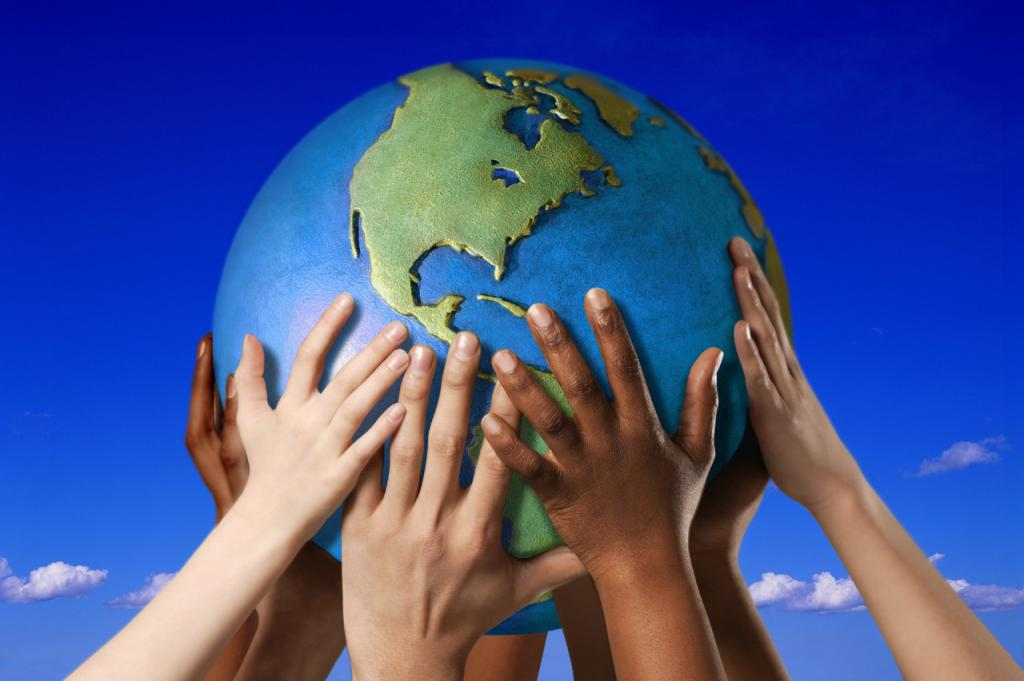
#> input picture America_python/TestCode/images/1.jpg, 1024 x 681 px
$ python RGB_test.py
#> lines starting #> are read from the running program, lines starting #| are printed output that depends on the picture; after the words box and inside, x2 and y2 are one past the last pixel; in counts of white or black regions, pixels touching at a corner belong together
#!/usr/bin/env python
# -*- coding: utf-8 -*-
# @Time : 2019/7/29 14:31
# @Author : chenxin
# @Site :
# @File : RGB_test.py
# @Software: PyCharm
import cv2
import numpy as np
from matplotlib import pyplot as plt

################################################################################

print('Pixel Values Access')

#imgFile = (r'C:\Users\cx\makeups\www\static\upload\o6zAJsw4mss6ZGUTYVN2VggCqwuQ.k6vlfHgeZey3bd355ac97779b6651286b218b2b88408.jpg')
imgFile='images/1.jpg'
# 加载原始图像
img = cv2.imread(imgFile)
#> img is the input picture: shape (681, 1024, 3); mean B, G, R 145.4, 81.5, 66.2

# 在（行、列）坐标处访问像素
px = img[150, 200]
#> px = [172, 27, 1]
print('Pixel Value at (150,200):', px)
#| Pixel Value at (150,200): [172  27   1]

# 从蓝色通道访问像素
blue = img[150, 200, 0]
#> blue = 172
# 从绿色通道访问像素
green = img[150, 200, 1]
#> green = 27
# 从红色通道访问像素
red = img[150, 200, 2]
#> red = 1
print('Pixel Value from B,G,R channels at (150,200): ', blue, green, red)
#| Pixel Value from B,G,R channels at (150,200):  172 27 1
################################################################################

print('Pixel Values Modification')

img[150, 200] = [0, 0, 0]
#> img: shape (681, 1024, 3); under 0.01% of pixels changed, all inside (x1, y1, x2, y2) = (200, 150, 201, 151)
print('Modified Pixel Value at (150,200):', px)
#| Modified Pixel Value at (150,200): [0 0 0]
################################################################################
# 更好的方法：使用numpy

# access a pixel from blue channel
blue = img.item(100, 200, 0)
#> blue = 166
# access a pixel from green channel
green = img.item(100, 200, 1)
#> green = 22
# access a pixel from red channel
red = img.item(100, 200, 2)
#> red = 4
print('Pixel Value using Numpy from B,G,R channels at (100,200): ', blue, green, red
      )
#| Pixel Value using Numpy from B,G,R channels at (100,200):  166 22 4
# 警告：我们只能更改灰色或单通道图像中的像素

# 修改绿色值：（行、列、通道）
img.itemset((100, 200, 1), 255)
#> img: shape (681, 1024, 3); mean B, G, R 145.4, 81.5, 66.2
# 读取绿色值
green = img.item(100, 200, 1)
#> green = 255
print('Modified Green Channel Value Using Numpy at (100,200):', green)
#| Modified Green Channel Value Using Numpy at (100,200): 255
################################################################################

print('Skin Model')

rows, cols, channels = img.shape
#> rows = 681; cols = 1024; channels = 3

# 准备空图像空间
imgSkin = np.zeros(img.shape, np.uint8)
# 复制原始图像
imgSkin = img.copy()

for r in range(rows):
    for c in range(cols):

        # 获取像素值
        B = img.item(r, c, 0)
        G = img.item(r, c, 1)
        R = img.item(r, c, 2)

        # 非皮肤面积，如果皮肤等于0，则为皮肤面积
        skin = 0

        if (abs(R - G) > 15) and (R > G) and (R > B):
            if (R > 95) and (G > 40) and (B > 20) and (
                    max(R, G, B) - min(R, G, B) > 15):
                skin = 1
                # print 'Condition 1 satisfied!'
            elif (R > 220) and (G > 210) and (B > 170):
                skin = 1
                # print 'Condition 2 satisfied!'

        if 0 == skin:
            imgSkin.itemset((r, c, 0), 0)
            imgSkin.itemset((r, c, 1), 0)
            imgSkin.itemset((r, c, 2), 0)
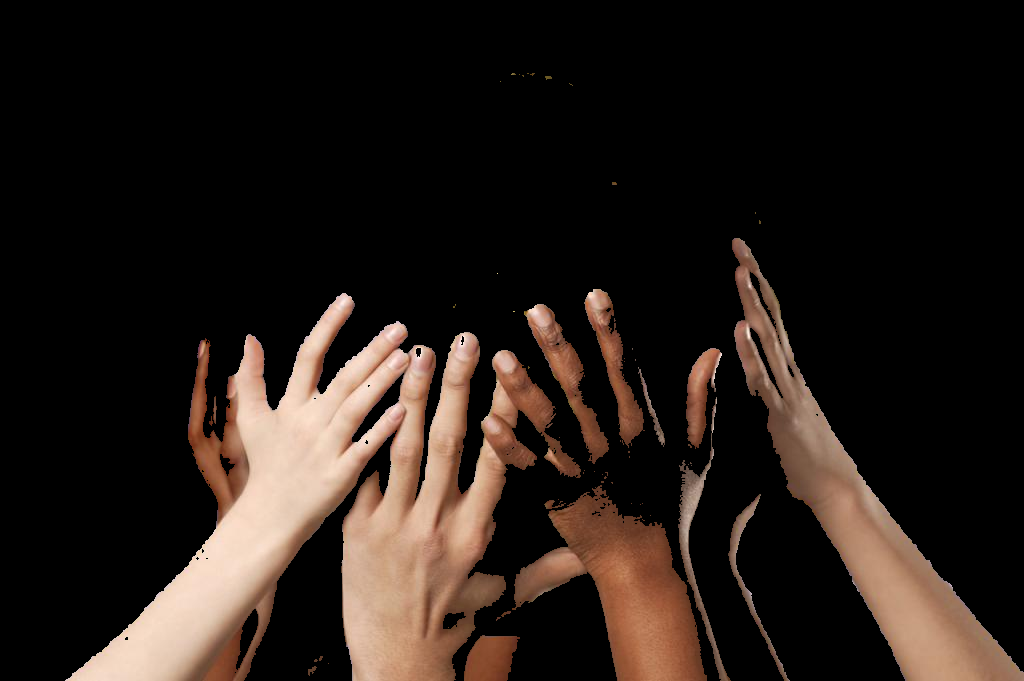
#> imgSkin: shape (681, 1024, 3); mean B, G, R 24.2, 29.5, 38.8
            # 打印“检测到皮肤！”

# 由于cv2和matplotlib的显示差异，转换图像的颜色空间
img = cv2.cvtColor(img, cv2.COLOR_BGR2RGB)
imgSkin = cv2.cvtColor(imgSkin, cv2.COLOR_BGR2RGB)

# 显示原始图像和皮肤图像
plt.subplot(1, 2, 1), plt.imshow(img), plt.title('Original Image'), plt.xticks(
    []), plt.yticks([])
plt.subplot(1, 2, 2), plt.imshow(imgSkin), plt.title('Skin Image'), plt.xticks(
    []), plt.yticks([])
plt.show()
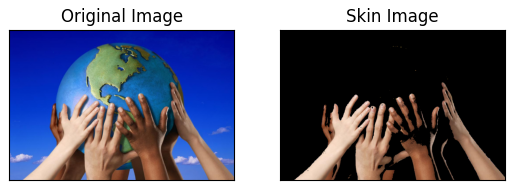
#> figure drawn by matplotlib, 2 panels
################################################################################

print('Waiting for Key Operation')

k = cv2.waitKey(0)
#> (key Esc is pressed here)

# 等待Esc键退出
if 27 == k:
    cv2.destroyAllWindows()

print('Goodbye!')

$ run again, with America_python/TestCode/images/3.jpg copied over America_python/TestCode/images/1.jpg
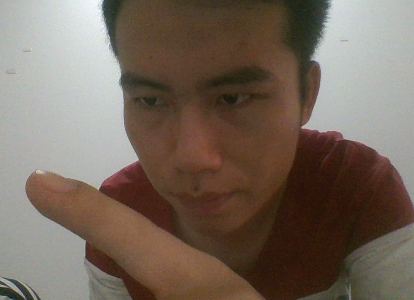
#> input picture America_python/TestCode/images/3.jpg, 414 x 300 px
#> img is the input picture: shape (300, 414, 3); mean B, G, R 92, 103.8, 118.1
#> px = [62, 80, 127]
#| Pixel Value at (150,200): [ 62  80 127]
#> `blue = img[150, 200, 0]`: blue = 62
#> `green = img[150, 200, 1]`: green = 80
#> `red = img[150, 200, 2]`: red = 127
#| Pixel Value from B,G,R channels at (150,200):  62 80 127
#| Modified Pixel Value at (150,200): [0 0 0]
#> `blue = img.item(100, 200, 0)`: blue = 43
#> `green = img.item(100, 200, 1)`: green = 56
#> `red = img.item(100, 200, 2)`: red = 78
#| Pixel Value using Numpy from B,G,R channels at (100,200):  43 56 78
#> `green = img.item(100, 200, 1)`: green = 255
#| Modified Green Channel Value Using Numpy at (100,200): 255
#> after the loop `for r in range(rows):`:
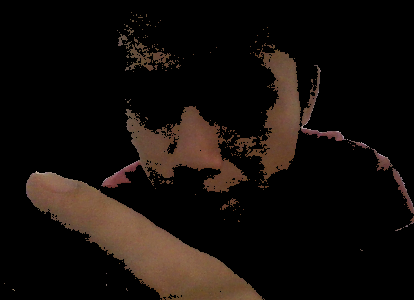
#> imgSkin: shape (300, 414, 3); mean B, G, R 11, 14.5, 20.6
#> `plt.show()`:
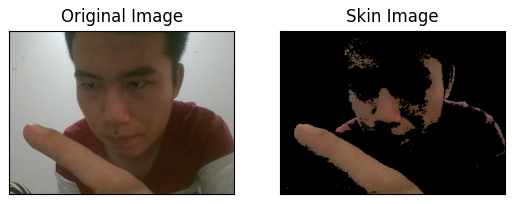
#> figure drawn by matplotlib, 2 panels

$ run again, with America_python/TestCode/images/4.jpg copied over America_python/TestCode/images/1.jpg
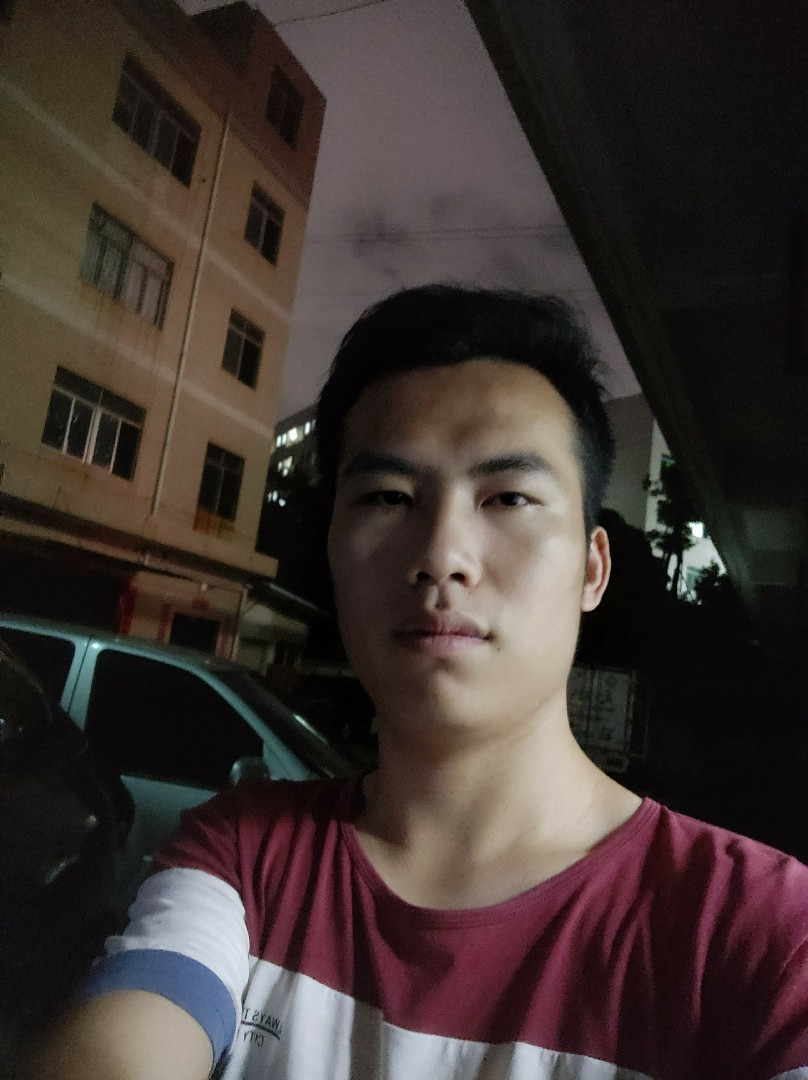
#> input picture America_python/TestCode/images/4.jpg, 808 x 1080 px
#> img is the input picture: shape (1080, 808, 3); mean B, G, R 49.3, 52.4, 63.1
#> px = [40, 56, 79]
#| Pixel Value at (150,200): [40 56 79]
#> `blue = img[150, 200, 0]`: blue = 40
#> `green = img[150, 200, 1]`: green = 56
#> `red = img[150, 200, 2]`: red = 79
#| Pixel Value from B,G,R channels at (150,200):  40 56 79
#| Modified Pixel Value at (150,200): [0 0 0]
#> `blue = img.item(100, 200, 0)`: blue = 36
#> `green = img.item(100, 200, 1)`: green = 50
#> `red = img.item(100, 200, 2)`: red = 72
#| Pixel Value using Numpy from B,G,R channels at (100,200):  36 50 72
#> `green = img.item(100, 200, 1)`: green = 255
#| Modified Green Channel Value Using Numpy at (100,200): 255
#> after the loop `for r in range(rows):`:
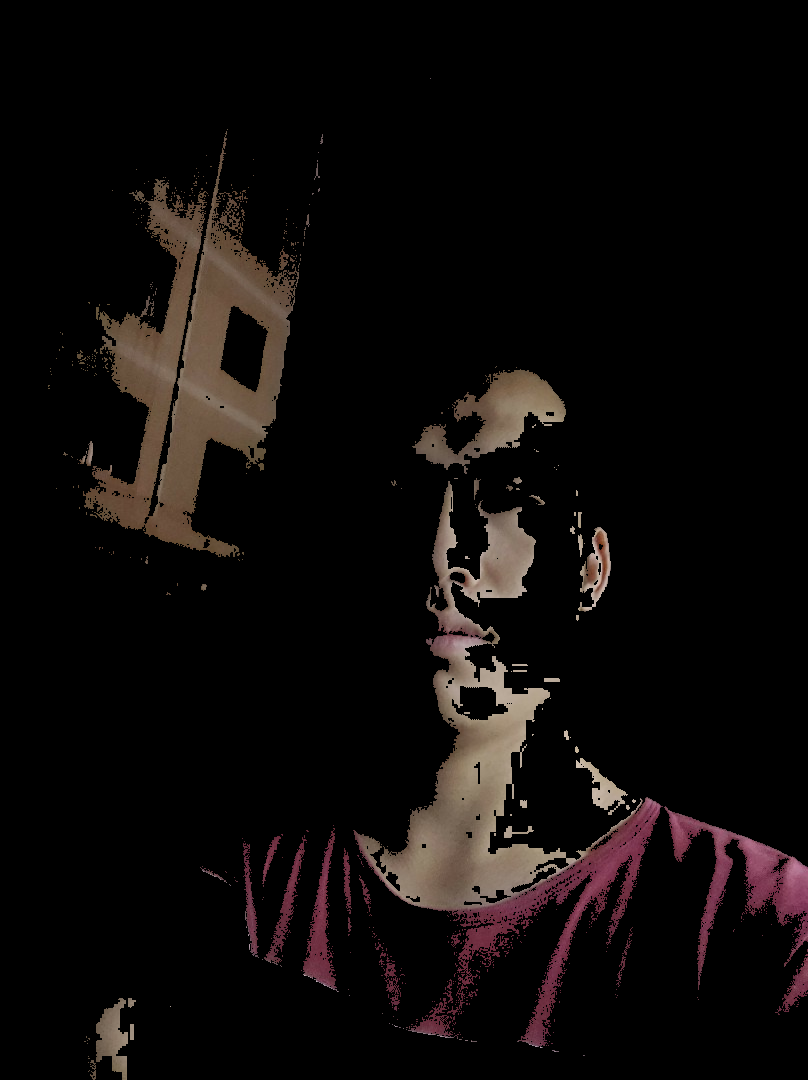
#> imgSkin: shape (1080, 808, 3); mean B, G, R 9.7, 10.8, 14.4
#> `plt.show()`:
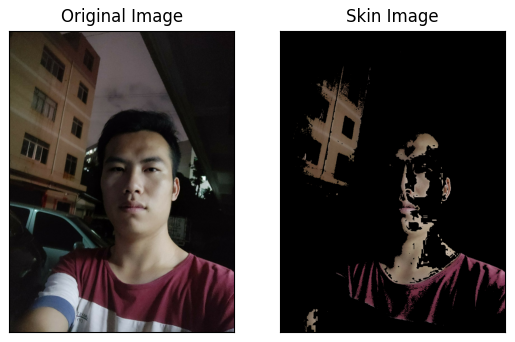
#> figure drawn by matplotlib, 2 panels
